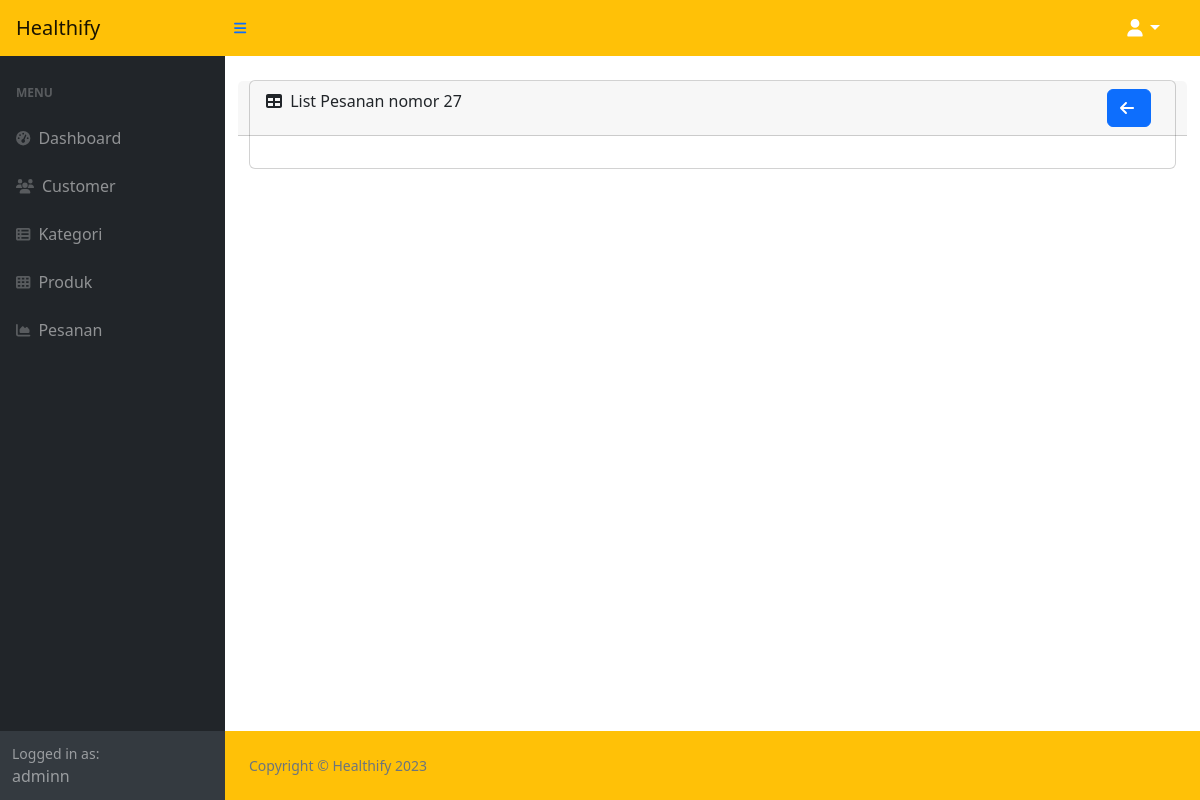
The app's page /admin/orderdetail.php?order=27 (signed in), older data.
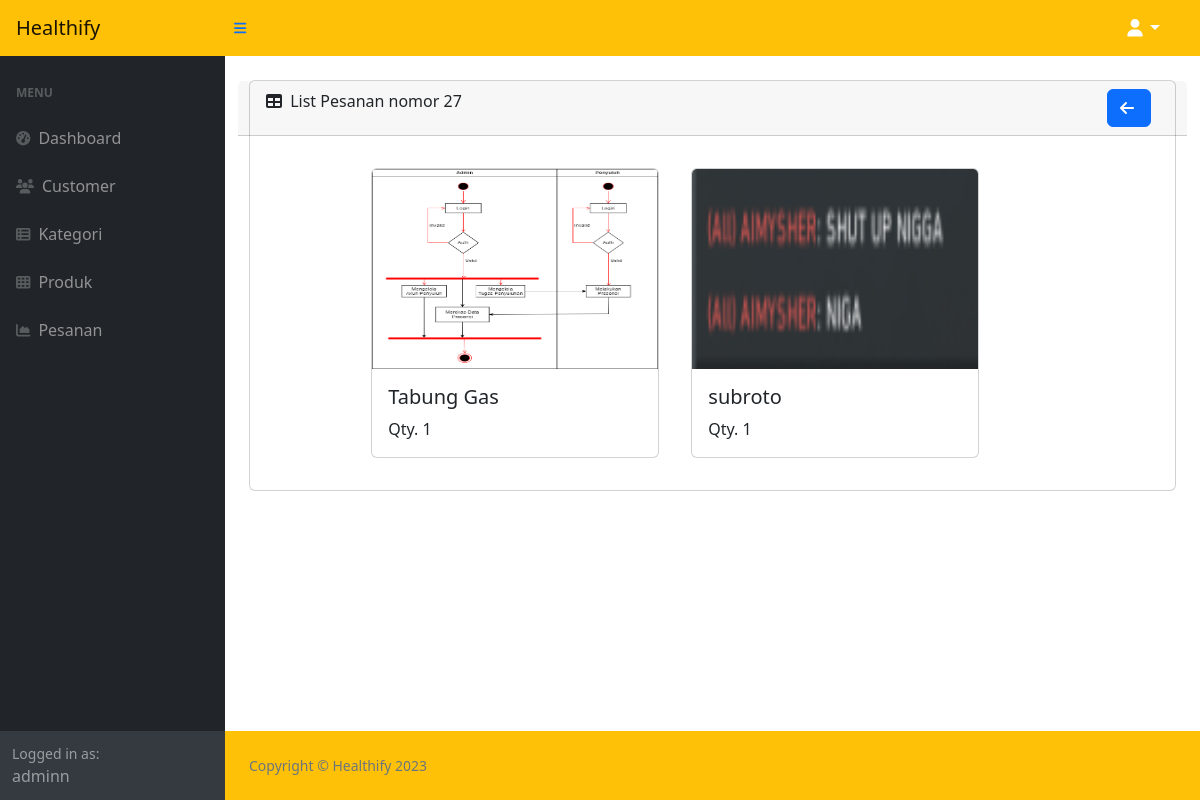
The same page, newer data.
### tables this page shows
CREATE TABLE `detail_orders` (
  `detail_id` int(11) NOT NULL,
  `order_id` int(11) NOT NULL,
  `product_id` int(11) NOT NULL,
  `quantity` int(11) NOT NULL
);

CREATE TABLE `products` (
  `productID` int(11) NOT NULL,
  `productname` varchar(100) NOT NULL,
  `price` int(11) NOT NULL,
  `category` varchar(100) NOT NULL,
  `product_image` varchar(100) NOT NULL
);

### admin/orderdetail.php (the view, shortened to what this page needs)
<?php
include('../connections/localhost.php');
$id = $_GET['order'];
$result = mysqli_query($conn, "SELECT * FROM detail_orders INNER JOIN `products` ON detail_orders.product_id = products.productID WHERE order_id=$id");
?>
<?php include("template/header.php");?>
<?php include("template/navbar.php");?>
<div id="layoutSidenav_content">
    <main>
        <div class="container-fluid px-4">
          <div class="card mb-4 mt-4">
                <div class="card-header row">
                    <div class="col-11">
                        <i class="fas fa-table me-1"></i>
                        List Pesanan nomor <?php echo $id ?>
                    </div>
                    <div class="col-1">
                        <a class="btn btn-primary" href="orders.php"><i class="fas fa-arrow-left me-1"></i></a>
                    </div>
                </div>
                <div class="card-body">
                    <div class="container-grid">
                        <?php
                        while($data = mysqli_fetch_array($result)) {
                        ?>
                            <div class="card m-3" style="width: 18rem;">
                                <img src="../<?php echo basename('uploads/') . "/" .  $data['product_image']; ?>" class="card-img-top" width="200" height="200">
                                <div class="card-body">
                                    <h5 class="card-title"><?php echo $data['productname'] ?></h5>
                                    <p class="card-text">Qty. <?php echo $data['quantity'] ?></p>
                                </div>
                            </div>
                    <?php
                        }
                    ?>
                </div>
                </div>
            </div>
        </div>
    </main>
<?php include("template/footer.php");?>

### admin/template/header.php (shortened to what this page needs)
<!DOCTYPE html>
<html lang="en">
    <head>
        <link href="https://cdn.jsdelivr.net/npm/simple-datatables@7.1.2/dist/style.min.css" rel="stylesheet" />
        <link href="../css/styles.css" rel="stylesheet" />
        <link href="../css/grid.css" rel="stylesheet" />
    </head>

### admin/template/navbar.php (shortened to what this page needs)
<body class="sb-nav-fixed">
    <nav class="sb-topnav navbar navbar-expand navbar-warning bg-warning">
        <a class="navbar-brand ps-3" href="index.php">Healthify</a>
        <button class="btn btn-link btn-sm order-1 order-lg-0 me-4 me-lg-0" id="sidebarToggle" href="#!"><i class="fas fa-bars"></i></button>
        <ul class="navbar-nav ms-auto ms-md-0 me-3 me-lg-4">
            <li class="nav-item dropdown">
                <a class="nav-link dropdown-toggle" id="navbarDropdown" href="#" role="button" data-bs-toggle="dropdown" aria-expanded="false"><i class="fas fa-user fa-fw"></i></a>
            </li>
        </ul>
    </nav>
    <div id="layoutSidenav">
        <div id="layoutSidenav_nav">
            <nav class="sb-sidenav accordion sb-sidenav-dark" id="sidenavAccordion">
                <div class="sb-sidenav-menu">
                    <div class="nav">
                        <div class="sb-sidenav-menu-heading">Menu</div>
                        <a class="nav-link" href="index.php">
                            <div class="sb-nav-link-icon"><i class="fas fa-tachometer-alt"></i></div>
                            Dashboard
                        </a>
                        <a class="nav-link" href="customer.php">
                            <div class="sb-nav-link-icon"><i class="fas fa-users"></i></div>
                            Customer
                        </a>
                        <a class="nav-link" href="categories.php">
                            <div class="sb-nav-link-icon"><i class="fas fa-th-list"></i></div>
                            Kategori
                        </a>
                        <a class="nav-link" href="products.php">
                            <div class="sb-nav-link-icon"><i class="fas fa-th"></i></div>
                            Produk
                        </a>
                        <a class="nav-link" href="orders.php">
                            <div class="sb-nav-link-icon"><i class="fas fa-chart-area"></i></div>
                            Pesanan
                        </a>
                    </div>
                </div>
                <div class="sb-sidenav-footer">
                    <div class="small">Logged in as:</div>
                    <?php echo $_SESSION['name']; ?>
                </div>
            </nav>
        </div>

### admin/template/footer.php (shortened to what this page needs)
            <footer class="py-4 bg-warning mt-auto">
                <div class="container-fluid px-4">
                    <div class="d-flex align-items-center justify-content-between small">
                        <div class="text-muted">Copyright &copy; Healthify 2023</div>
                    </div>
                </div>
            </footer>
            </div>
        </div>
    </body>
</html>

### css/grid.css (style rules this page uses)
.navbar .navbar-nav .nav-link { color: rgb(255, 255, 255); font-size: 1.1em; }
@media only screen and (min-width: 992px) { .navbar { padding: 0; } }
@media only screen and (min-width: 992px) { .navbar .navbar-brand { padding: 0 0.7em; } }
@media only screen and (min-width: 992px) { .navbar .navbar-nav .nav-link { padding: 1em 0; } }
@media only screen and (min-width: 992px) { .navbar .navbar-nav .nav-item { margin: 0 1em; } }
.navbar .navbar-nav .nav-item { position: relative; text-transform: uppercase; font-weight: bold; }
.navbar .navbar-nav .nav-item::after { position: absolute; bottom: 0; left: 0; right: 0; margin: auto; background-color: orange; transition: 0.5s; width: 0%; content: ""; height: 4px; }
.container-grid { margin-left: 10%; display: flex; flex-wrap: wrap; }

Row changes from the older to the newer data that the page shows:
added detail_orders: product.product_image (picture), product.productname "Tabung Gas", quantity "1"
added detail_orders: product.product_image (picture), product.productname "subroto", quantity "1"
